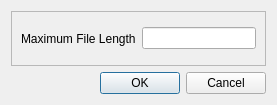
<?xml version="1.0" encoding="UTF-8"?>
<ui version="4.0">
 <class>maxLengthDialog</class>
 <widget class="QDialog" name="maxLengthDialog">
  <property name="geometry">
   <rect>
    <x>0</x>
    <y>0</y>
    <width>277</width>
    <height>105</height>
   </rect>
  </property>
  <property name="windowTitle">
   <string>Dialog</string>
  </property>
  <layout class="QVBoxLayout" name="verticalLayout">
   <item>
    <widget class="QFrame" name="frame">
     <property name="frameShape">
      <enum>QFrame::Shape::StyledPanel</enum>
     </property>
     <property name="frameShadow">
      <enum>QFrame::Shadow::Raised</enum>
     </property>
     <layout class="QHBoxLayout" name="horizontalLayout">
      <item>
       <widget class="QLabel" name="filename_maxLength_label">
        <property name="text">
         <string>Maximum File Length</string>
        </property>
       </widget>
      </item>
      <item>
       <widget class="QLineEdit" name="max_length"/>
      </item>
     </layout>
    </widget>
   </item>
   <item>
    <widget class="QDialogButtonBox" name="buttonBox">
     <property name="orientation">
      <enum>Qt::Orientation::Horizontal</enum>
     </property>
     <property name="standardButtons">
      <set>QDialogButtonBox::StandardButton::Cancel|QDialogButtonBox::StandardButton::Ok</set>
     </property>
    </widget>
   </item>
  </layout>
 </widget>
 <resources/>
 <connections>
  <connection>
   <sender>buttonBox</sender>
   <signal>accepted()</signal>
   <receiver>maxLengthDialog</receiver>
   <slot>accept()</slot>
   <hints>
    <hint type="sourcelabel">
     <x>248</x>
     <y>254</y>
    </hint>
    <hint type="destinationlabel">
     <x>157</x>
     <y>274</y>
    </hint>
   </hints>
  </connection>
  <connection>
   <sender>buttonBox</sender>
   <signal>rejected()</signal>
   <receiver>maxLengthDialog</receiver>
   <slot>reject()</slot>
   <hints>
    <hint type="sourcelabel">
     <x>316</x>
     <y>260</y>
    </hint>
    <hint type="destinationlabel">
     <x>286</x>
     <y>274</y>
    </hint>
   </hints>
  </connection>
 </connections>
</ui>
